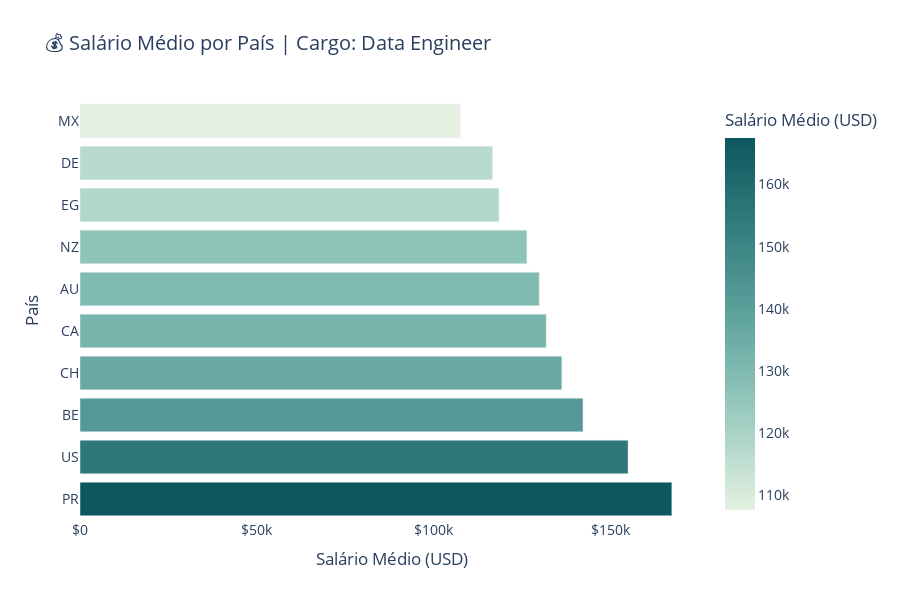

The notebook cell this image was saved under:
### Code cell
# Corrigir nomes das colunas com espaços extras
df_limpo.columns = df_limpo.columns.str.strip()

# Filtrar apenas os Data Engineers
df_data_engineer = df_limpo[df_limpo['Cargo'] == 'Data Engineer']

# Calcular salário médio por país de residência
salario_por_pais = df_data_engineer.groupby('Residência')['USD'].mean().reset_index()

# Ordenar do maior para o menor
salario_por_pais = salario_por_pais.sort_values(by='USD', ascending=False)

# OPCIONAL: Mostrar apenas os 10 primeiros países
salario_por_pais = salario_por_pais.head(10)

# Criar gráfico com paleta suave
fig = px.bar(
    salario_por_pais,
    x='USD',
    y='Residência',
    orientation='h',
    color='USD',
    color_continuous_scale='mint',  # Cor mais suave
    title='💰 Salário Médio por País | Cargo: Data Engineer',
    labels={'Residência': 'País', 'USD': 'Salário Médio (USD)'}
  
)

# Layout
fig.update_layout(
    height=600,
    xaxis_tickprefix="$",
    plot_bgcolor='white',
    paper_bgcolor='white',
    font=dict(size=14),
    title_font=dict(size=20),
    xaxis=dict(showgrid=True),
    yaxis=dict(showgrid=False)
)

fig.show()

### Figure 1 — Plotly figure (JSON) as saved in the notebook; plotly's stock layout.template omitted (floating-point values rounded to 4 significant figures)
{"data": [{"hovertemplate": "Salário Médio (USD)=%{marker.color}<br>País=%{y}<extra></extra>", "legendgroup": "", "marker": {"color": [167500.0, 155100.0, 142400.0, 136400.0, 131900.0, 130000.0, 126500.0, 118600.0, 116700.0, 107600.0], "coloraxis": "coloraxis", "pattern": {"shape": ""}}, "name": "", "orientation": "h", "showlegend": false, "textposition": "auto", "type": "bar", "x": [167500.0, 155100.0, 142400.0, 136400.0, 131900.0, 130000.0, 126500.0, 118600.0, 116700.0, 107600.0], "xaxis": "x", "y": ["PR", "US", "BE", "CH", "CA", "AU", "NZ", "EG", "DE", "MX"], "yaxis": "y"}], "layout": {"barmode": "relative", "coloraxis": {"colorbar": {"title": {"text": "Salário Médio (USD)"}}, "colorscale": [[0, "rgb(228, 241, 225)"], [0.1667, "rgb(180, 217, 204)"], [0.3333, "rgb(137, 192, 182)"], [0.5, "rgb(99, 166, 160)"], [0.6667, "rgb(68, 140, 138)"], [0.8333, "rgb(40, 114, 116)"], [1, "rgb(13, 88, 95)"]]}, "font": {"size": 14}, "height": 600, "legend": {"tracegroupgap": 0}, "paper_bgcolor": "white", "plot_bgcolor": "white", "title": {"font": {"size": 20}, "text": "💰 Salário Médio por País | Cargo: Data Engineer"}, "xaxis": {"anchor": "y", "domain": [0, 1], "showgrid": true, "tickprefix": "$", "title": {"text": "Salário Médio (USD)"}}, "yaxis": {"anchor": "x", "domain": [0, 1], "showgrid": false, "title": {"text": "País"}}}}
